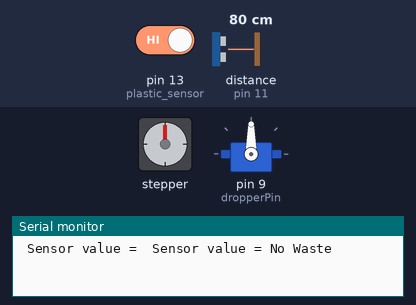
The sketch below on a simulated Arduino Uno, built with avr-gcc and run on an emulated ATmega328P. On the bench: stepper motor, servo, the last lines printed to the serial monitor. Wiring (inferred from the names in the program): ultrasonic range finder: trigger pin 10; echo pin 11; stepper motor driver (200 steps per turn assumed): step pin 4; direction pin 5; enable pin 6. The test bench sets the inputs (shaded band); at power-on: distance to the obstacle (sensor on pin 11) 80 cm, pin 13 (plastic_sensor) HIGH. The echo pulse lasts 58.3 µs per cm.

Above: at 2.3 s.
2.4 s: distance to the obstacle (sensor on pin 11) set to 11 cm
4.9 s: distance to the obstacle (sensor on pin 11) set to 8 cm
At 6.86 s:
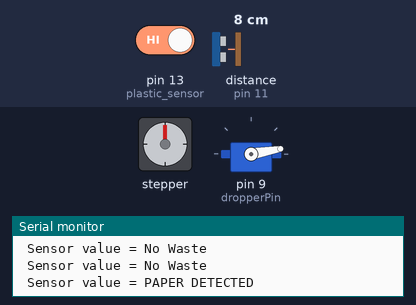
At 8.8 s:
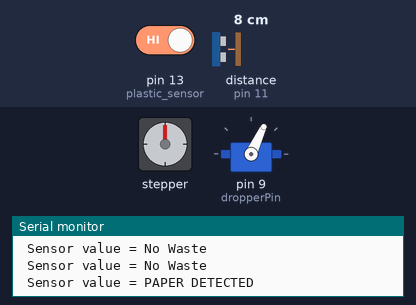
9.0 s: pin 13 (plastic_sensor) driven LOW
At 18.96 s:
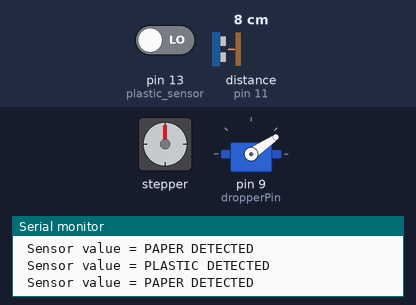
Timing chart, 0 to 19.1 s (numbered marks = the images above; inputs shaded):
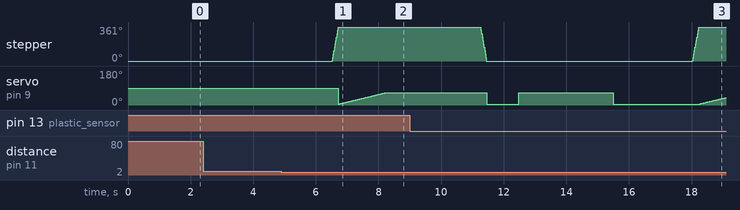

The sketch:

codes.ino
```cpp
// Necessary packages
#include <Servo.h>

int pos = 0;
int Index;


// object initialization
Servo myDropper;


// define variables
// ultrasonic sensor
const int trigPin = 10;
const int echoPin = 11;
float distance = 0;
float duration;

// capacitive sensor
int plastic_sensor = 13;

// stepper motor
int dirPin = 5;
int stepPin = 4;
int enablePin = 6;

int state = LOW;


// servo motor (dropper)
int dropperPin = 9;


void setup() {

    // setup for ultrasonic sensor
    pinMode(trigPin, OUTPUT);
    pinMode(echoPin, INPUT);

    // setup for servo motor
    pinMode(stepPin,OUTPUT);
    pinMode(dirPin,OUTPUT);


    // setup for capacitive sensor
    pinMode(plastic_sensor, INPUT_PULLUP);

    //setup for stepper motor
    pinMode(stepPin,OUTPUT);
    pinMode(dirPin,OUTPUT);
    pinMode(enablePin,OUTPUT);

    digitalWrite(enablePin,LOW);


    // setup for servo motor (dropper)
    myDropper.attach(dropperPin);

    Serial.begin(9600);
}


void loop() {

 digitalWrite(trigPin, LOW);
 delayMicroseconds(2);

 digitalWrite(trigPin, HIGH);
 delayMicroseconds(10);
 digitalWrite(trigPin, LOW);

 duration = pulseIn(echoPin, HIGH);
 distance = duration*0.034/2;

 //Serial.print("Distance");
 //Serial.println(distance);
 //delay(500);


    digitalWrite(dirPin,HIGH);
    int val = digitalRead(plastic_sensor);

    //======================================================================

    // Plastic section
    if (val != state) {
        state = val;
        Serial.print(" Sensor value = ");
        if (state == 0) {
           Serial.println("PLASTIC DETECTED");
           delay(1000);

        // Open the lid (servo motor)
           for (pos = 5; pos <= 65; pos=pos+1); {
            myDropper.write(pos);
            delay(25);
           }

           delay(3000);  //Wait 3 seconds

           for (pos = 65; pos >= 5; pos=pos-1); {
            myDropper.write(pos);
            delay(25);
           }
        }
        delay(1500);
    }


    //======================================================================


    // Not plastic section
    else if ((distance <= 9.5)) {
        Serial.print(" Sensor value = ");
        Serial.println("PAPER DETECTED");
        delay(1000);

        //rotate stepper motor
          for (Index = 0; Index <= 200; Index++) {

            digitalWrite(stepPin,HIGH);
            delayMicroseconds(500);
            digitalWrite(stepPin,LOW);
            delayMicroseconds(500);
        }

          // Open the lid (servo motor)
        for (pos = 5; pos <= 65; pos=pos+1) {
            myDropper.write(pos);
            delay(25);
        }
        delay(3000);   //Wait 3 seconds


        digitalWrite(dirPin,LOW);

        for (Index = 0; Index <= 200; Index++) {

            digitalWrite(stepPin,HIGH);
            delayMicroseconds(500);
            digitalWrite(stepPin,LOW);
            delayMicroseconds(500);
        }


        for (pos = 65; pos >= 5; pos=pos-1); {
            myDropper.write(pos);
            delay(25);
        }

    }

    //======================================================================

    // DO NOTHING section
    else {
        Serial.print(" Sensor value = ");
        Serial.println("No Waste");
        delay(1000);
    }

    //======================================================================

    //digitalWrite(trigPin, LOW);
    //duration = pulseIn(echoPin, HIGH);
    //distance = (duration * .0343) / 2;

    //Serial.print("Distance: ");
    //Serial.println(distance);
    //delay(100);

    // Close the lid (servo motor)

    }
```

Measured:
- the behaviour switches between 10 and 9 cm on distance to the obstacle (sensor on pin 11) (found by bisection; images 0 and 1)
- after the input at 4.9 s, stepper: turns 361° clockwise in 0.20 s, starting after 1.6 s
- by itself, servo on pin 9 (dropperPin): ramps from 4° to 66° and jumps back, once every 4.1 s
